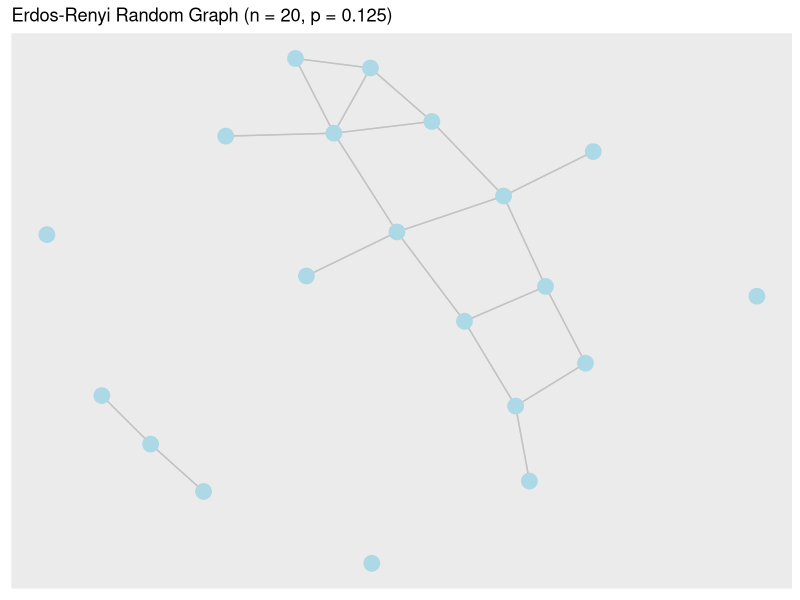
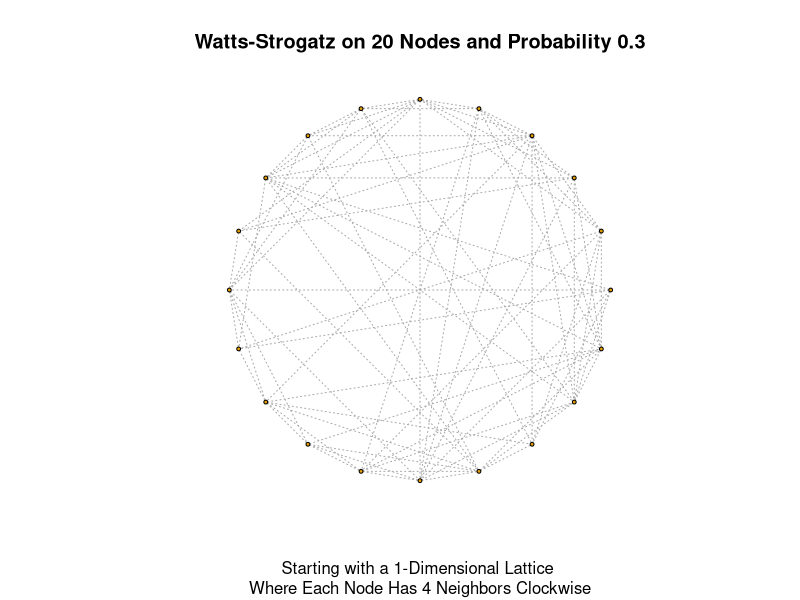
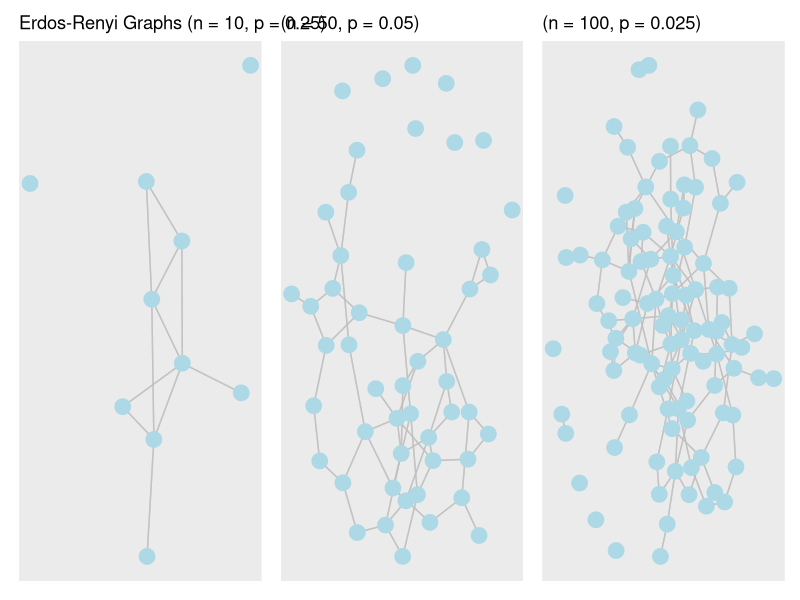
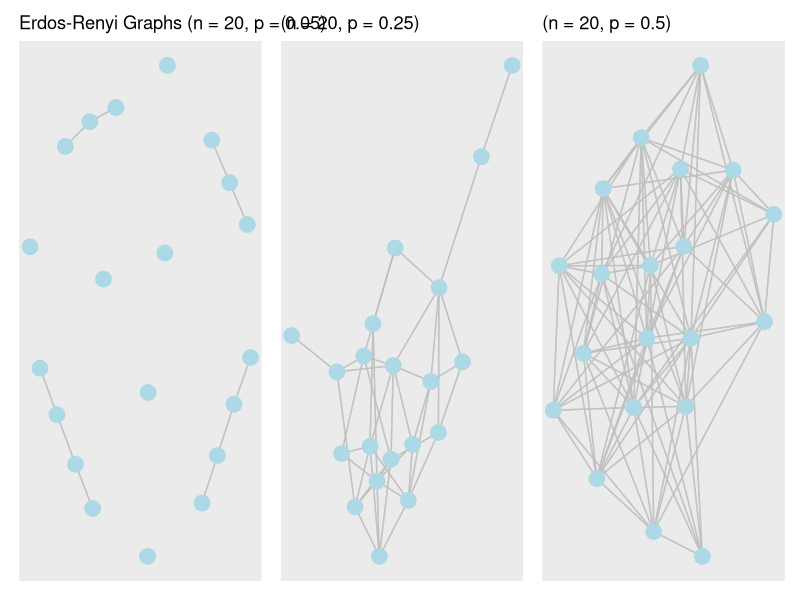
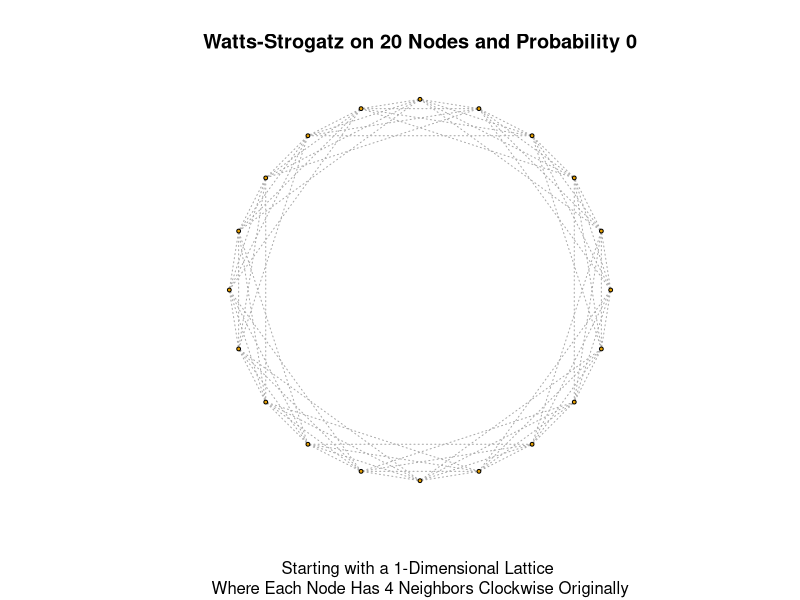
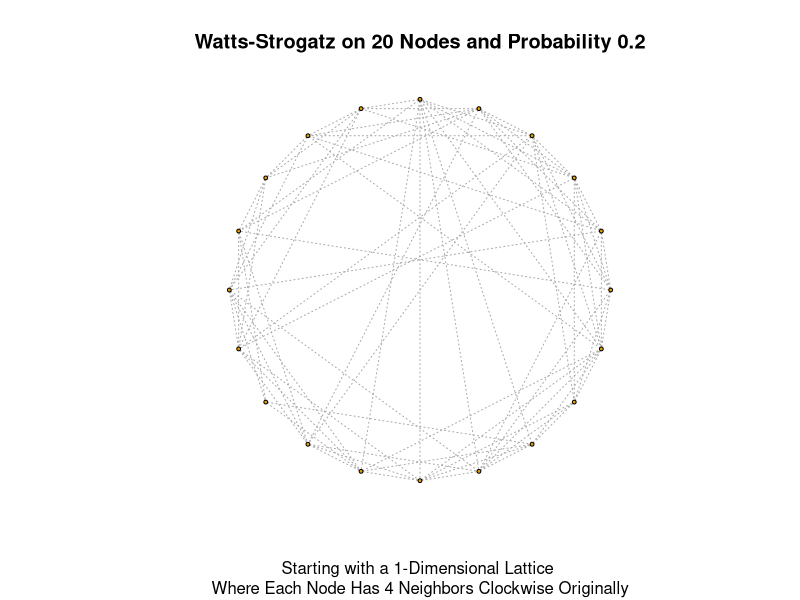
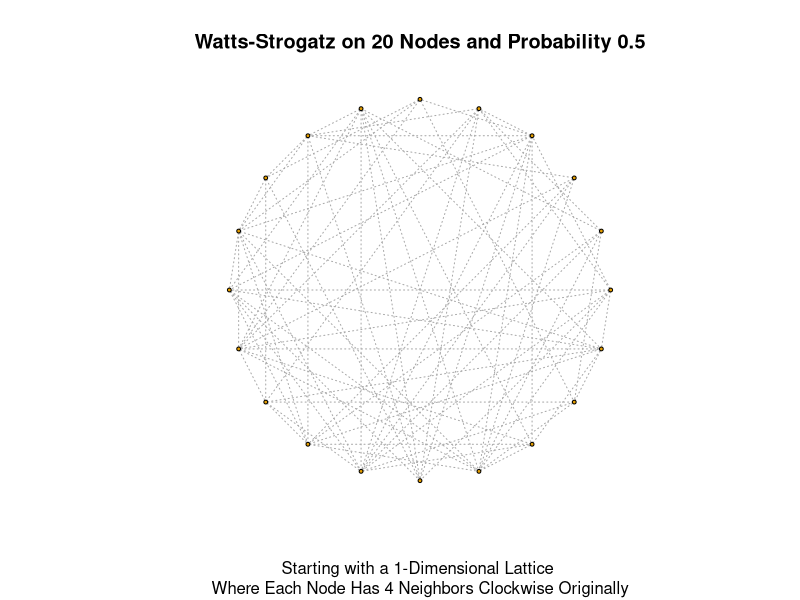
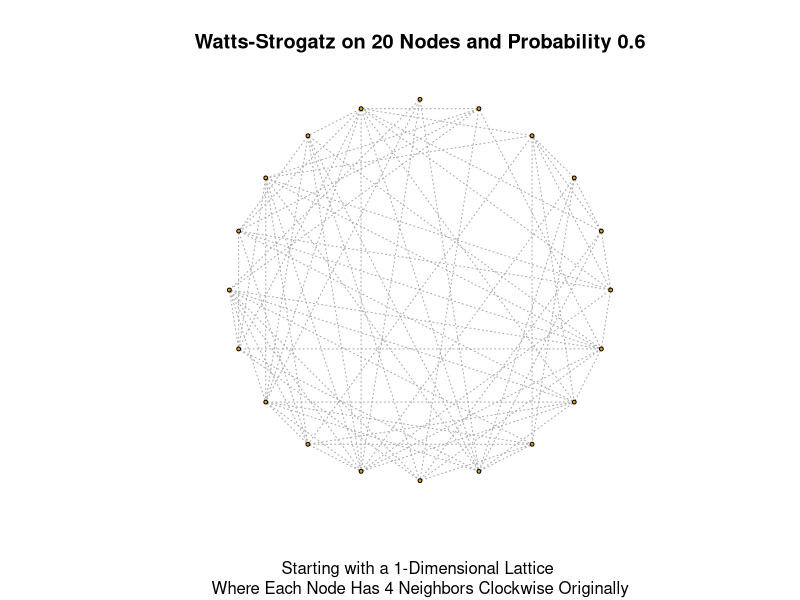

Here is the R script that generated these plots, in order:
# load required packages
library(ggraph)
library(igraph)
library(tidygraph)
library(dplyr)
library(patchwork)
library(glue)


# •	Simulate networks using two different models: 
# 1.	Erdös-Renyi graph G(n,p)

n = 20   # number of nodes
c = 2.5     # average degree
p = c/n   #connection probability

adj = matrix(0, n, n)     # create adjacency matrix

for(.i in 2:n){
  for(.j in 1:(.i-1)){    
    adj[.i, .j] = rbinom(1,1, p) 
    
  }
}

adj_mat <- adj + t(adj) # calculate the transpose

(ErdosRenyi_graph = graph_from_adjacency_matrix(adj_mat))

set.seed(1) # set seed for reproducing
# create plot of network
ER_plot <- ggraph(ErdosRenyi_graph, layout = "fr") +
  geom_edge_link(color = "grey", alpha = 0.7) + 
  geom_node_point(colour = "lightblue", size = 5, 
                  show.legend = FALSE) +
  labs(title = paste0("Erdos-Renyi Random Graph ",   
                      "(n = ", n, 
                      ", p = ", p, ")"))

ER_plot

# 2.	Watts-Strogatz graph (small world)
set.seed(2) #set seed for reproducing

n <- 20 # order of the graph
dim <- 1 # dimension of grid
nei <- 4 # number of neighbors in grid
p <- 0.3 # probability

# creating an example of model
(WS_graph <- sample_smallworld(dim, n, nei, p))

#create plot of network
plot(WS_graph, 
     layout = layout_in_circle, 
     vertex.size = 2, 
     vertex.label = NA, 
     edge.lty = 3,
     main = glue('Watts-Strogatz on ', n, ' Nodes and Probability ', p),
     sub = glue('Starting with a ', dim , 
                '-Dimensional Lattice \n Where Each Node Has ', nei, 
                ' Neighbors Clockwise'))

# •	Use the network statistics to compare the two models, and answer the following questions:
# 1.	What is the effect of choosing different parameters in the models?


# Erdös-Renyi
# different number of nodes
# model with 10 nodes
n = 10   # number of nodes
c = 2.5     # average degree
p = c/n   #connection probability

adj = matrix(0, n, n)     # create adjacency matrix

for(.i in 2:n){
  for(.j in 1:(.i-1)){    
    adj[.i, .j] = rbinom(1,1, p) 
    
  }
}

adj_mat <- adj + t(adj) # calculate the transpose

(ErdosRenyi_graph = graph_from_adjacency_matrix(adj_mat))

set.seed(6) # set seed for reproducing
# create plot of network
n10 <- ggraph(ErdosRenyi_graph, layout = "fr") +
  geom_edge_link(color = "grey", alpha = 0.7) + 
  geom_node_point(colour = "lightblue", size = 5, 
                  show.legend = FALSE) +
  labs(title = paste0("Erdos-Renyi Graphs ",   
                      "(n = ", n, 
                      ", p = ", p, ")"))

# model with 20 nodes
n = 50   # number of nodes
c = 2.5     # average degree
p = c/n   #connection probability

adj = matrix(0, n, n)     # create adjacency matrix

for(.i in 2:n){
  for(.j in 1:(.i-1)){    
    adj[.i, .j] = rbinom(1,1, p) 
    
  }
}

adj_mat <- adj + t(adj) # calculate the transpose

(ErdosRenyi_graph = graph_from_adjacency_matrix(adj_mat))

set.seed(7) # set seed for reproducing
# create plot of network
n50 <- ggraph(ErdosRenyi_graph, layout = "fr") +
  geom_edge_link(color = "grey", alpha = 0.7) + 
  geom_node_point(colour = "lightblue", size = 5, 
                  show.legend = FALSE) +
  labs(title = paste0("(n = ", n, 
                      ", p = ", p, ")"))

# model with 100 nodes
n = 100   # number of nodes
c = 2.5     # average degree
p = c/n   #connection probability

adj = matrix(0, n, n)     # create adjacency matrix

for(.i in 2:n){
  for(.j in 1:(.i-1)){    
    adj[.i, .j] = rbinom(1,1, p) 
    
  }
}

adj_mat <- adj + t(adj) # calculate the transpose

(ErdosRenyi_graph = graph_from_adjacency_matrix(adj_mat))

set.seed(8) # set seed for reproducing
# create plot of network
n100 <- ggraph(ErdosRenyi_graph, layout = "fr") +
  geom_edge_link(color = "grey", alpha = 0.7) + 
  geom_node_point(colour = "lightblue", size = 5, 
                  show.legend = FALSE) +
  labs(title = paste0("(n = ", n, 
                      ", p = ", p, ")"))

# display plots
n10 + n50 + n100


# different average degree/probability
# model with average 1 degree
n = 20   # number of nodes
c = 1     # average degree
p = c/n   #connection probability

adj = matrix(0, n, n)     # create adjacency matrix

for(.i in 2:n){
  for(.j in 1:(.i-1)){    
    adj[.i, .j] = rbinom(1,1, p) 
    
  }
}

adj_mat <- adj + t(adj) # calculate the transpose

(ErdosRenyi_graph = graph_from_adjacency_matrix(adj_mat))

set.seed(9) # set seed for reproducing
# create plot of network
c1 <- ggraph(ErdosRenyi_graph, layout = "fr") +
  geom_edge_link(color = "grey", alpha = 0.7) + 
  geom_node_point(colour = "lightblue", size = 5, 
                  show.legend = FALSE) +
  labs(title = paste0("Erdos-Renyi Graphs ",   
                      "(n = ", n, 
                      ", p = ", p, ")"))

# model with average 5 degrees
n = 20   # number of nodes
c = 5     # average degree
p = c/n   #connection probability

adj = matrix(0, n, n)     # create adjacency matrix

for(.i in 2:n){
  for(.j in 1:(.i-1)){    
    adj[.i, .j] = rbinom(1,1, p) 
    
  }
}

adj_mat <- adj + t(adj) # calculate the transpose

(ErdosRenyi_graph = graph_from_adjacency_matrix(adj_mat))

set.seed(10) # set seed for reproducing
# create plot of network
c5 <- ggraph(ErdosRenyi_graph, layout = "fr") +
  geom_edge_link(color = "grey", alpha = 0.7) + 
  geom_node_point(colour = "lightblue", size = 5, 
                  show.legend = FALSE) +
  labs(title = paste0("(n = ", n, 
                      ", p = ", p, ")"))

# model with average 10 degrees
n = 20   # number of nodes
c = 10     # average degree
p = c/n   #connection probability

adj = matrix(0, n, n)     # create adjacency matrix

for(.i in 2:n){
  for(.j in 1:(.i-1)){    
    adj[.i, .j] = rbinom(1,1, p) 
    
  }
}

adj_mat <- adj + t(adj) # calculate the transpose

(ErdosRenyi_graph = graph_from_adjacency_matrix(adj_mat))

set.seed(11) # set seed for reproducing
# create plot of network
c10 <- ggraph(ErdosRenyi_graph, layout = "fr") +
  geom_edge_link(color = "grey", alpha = 0.7) + 
  geom_node_point(colour = "lightblue", size = 5, 
                  show.legend = FALSE) +
  labs(title = paste0("(n = ", n, 
                      ", p = ", p, ")"))

# display plots
c1 + c5 + c10

# Small world
# different probablities
set.seed(3)
n <- 20 # order of the graph
dim <- 1 # dimension of original grid
nei <- 4 # number of neighbors in original grid

for (p in c(0, 0.2, 0.5, 0.6, 0.9, 1)) {
  # creating model
  sw_graph <- sample_smallworld(dim, n, nei, p)
  
  plot(sw_graph, 
       layout = layout_in_circle, 
       vertex.size = 2, 
       vertex.label = NA, 
       edge.lty = 3,
       main = glue('Watts-Strogatz on ', n, ' Nodes and Probability ', p),
       sub = glue('Starting with a ', dim , 
                  '-Dimensional Lattice \n Where Each Node Has ', nei, 
                  ' Neighbors Clockwise Originally'))
  
  writeLines('\n')
  
}

# different neighbours
set.seed(4)
n <- 20 # order of the graph
dim <- 1 # dimension of original grid
p <- 0.5 # probability

for (nei in c(0, 2, 5, 10)) {
  # creating model
  sw_graph <- sample_smallworld(dim, n, nei, p)
  
  plot(sw_graph, 
       layout = layout_in_circle, 
       vertex.size = 2, 
       vertex.label = NA, 
       edge.lty = 3,
       main = glue('Watts-Strogatz on ', n, ' Nodes and Probability ', p),
       sub = glue('Starting with a ', dim , 
                  '-Dimensional Lattice \n Where Each Node Has ', nei, 
                  ' Neighbors Clockwise Originally'))
  
  writeLines('\n')
  
}

# different number nodes
set.seed(5)
nei <- 3 # order of the graph
dim <- 1 # dimension of original grid
p <- 0.5 # probability

for (n in c(2, 5, 10, 15, 20)) {
  # creating model
  sw_graph <- sample_smallworld(dim, n, nei, p)
  
  plot(sw_graph, 
       layout = layout_in_circle, 
       vertex.size = 2, 
       vertex.label = NA, 
       edge.lty = 3,
       main = glue('Watts-Strogatz on ', n, ' Nodes and Probability ', p),
       sub = glue('Starting with a ', dim , 
                  '-Dimensional Lattice \n Where Each Node Has ', nei, 
                  ' Neighbors Clockwise Originally'))
  
  writeLines('\n')
  
}

# 2.	How do the node degree distributions differ in the different models?
# this shows the indegree (incoming edges) of each model
sort(degree(ErdosRenyi_graph, mode="in"))
sort(degree(WS_graph, mode="in"))

# this shows the outdegree (outgoing edges) of each model
sort(degree(ErdosRenyi_graph, mode="out"))
sort(degree(WS_graph, mode="out"))

# this shows the total degree of each model. It can be seen that the Erdös-Renyi  
# model has more than the Watts-Strogatz.  
sort(degree(ErdosRenyi_graph, mode="total"))
sort(degree(WS_graph, mode="total"))

# this shows the closeness, or how many steps are needed to access all other nodes
# from any particular node. The values are similar for each model though the 
# values for the Erdös-Renyi model are slightly higher.  Higher values mean nodes
# are more spread out.
sort(closeness(ErdosRenyi_graph, normalized=TRUE))
sort(closeness(WS_graph, normalized=TRUE))

# this shows betweenness or the number of shortest paths between nodes.  The 
# Watts-Strogatz model shows shorter paths.
sort(betweenness(ErdosRenyi_graph))
sort(betweenness(WS_graph))

# plots of centrality
ErdosRenyi_tdy <- as_tbl_graph(ErdosRenyi_graph)
ER_plot <- ErdosRenyi_tdy %>% 
  activate(nodes) %>%
  mutate(pagerank = centrality_pagerank()) %>%
  activate(edges) %>%
  mutate(betweenness = centrality_edge_betweenness()) %>%
  ggraph() +
  geom_edge_link(aes(alpha = betweenness)) +
  geom_node_point(aes(size = pagerank, colour = pagerank)) +
  # discrete colour legend
  scale_color_gradient(guide = 'legend') +
  labs(title = "Erdos-Renyi centrality plot")

WS_tdy <- as_tbl_graph(WS_graph)
WS_plot <- WS_tdy %>% 
  activate(nodes) %>%
  mutate(pagerank = centrality_pagerank()) %>%
  activate(edges) %>%
  mutate(betweenness = centrality_edge_betweenness()) %>%
  ggraph() +
  geom_edge_link(aes(alpha = betweenness)) +
  geom_node_point(aes(size = pagerank, colour = pagerank)) +
  # discrete colour legend
  scale_color_gradient(guide = 'legend') +
  labs(title = "Watts-Strogatz centrality plot")

# compare centrality plots
ER_plot + WS_plot

# 3.	How does the clustering coefficient vary across the models?
  
